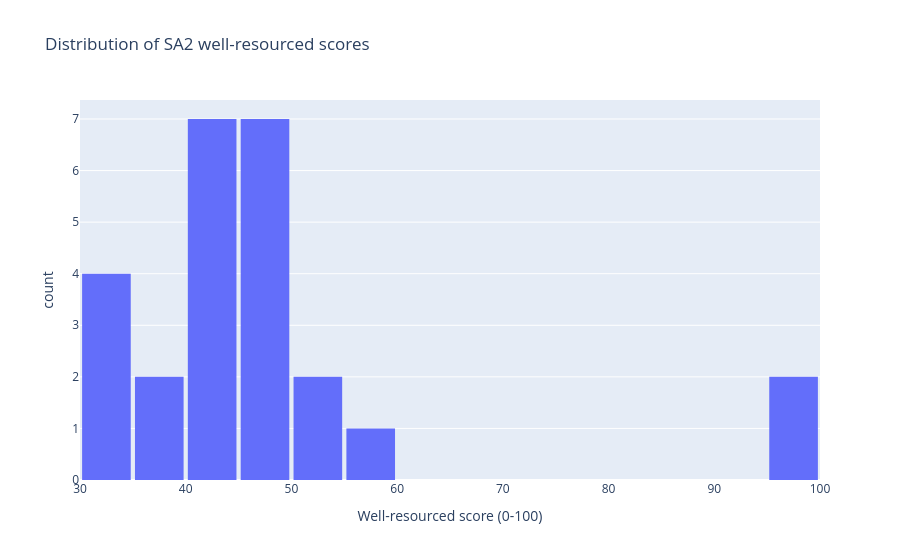

The notebook cell saved with this chart:
### Markdown cell above
### Score Distribution

This histogram shows the distribution of well-resourced scores across SA2s in Sydney - City and Inner South. The x-axis is `score_100`, from 0 to 100. The y-axis is the number of SA2s in each score range.

The distribution is uneven rather than flat. Most SA2s sit in the low-to-middle or middle score range, while a small number of SA2s are much higher than the rest. This suggests that POIs are not evenly distributed inside this SA4. A few areas have unusually high POI counts, which pushes their z-scores and sigmoid scores up.

### Code cell
build_score_histogram(scores, nbins=settings.charts.score_histogram_nbins).show() # Plotly histogram of score_100 distribution

### Figure 1 — Plotly figure (JSON) as saved in the notebook; plotly's stock layout.template omitted (floating-point values rounded to 4 significant figures)
{"data": [{"bingroup": "x", "hovertemplate": "Well-resourced score (0-100)=%{x}<br>count=%{y}<extra></extra>", "legendgroup": "", "marker": {"color": "#636efa", "pattern": {"shape": ""}}, "name": "", "nbinsx": 20, "orientation": "v", "showlegend": false, "type": "histogram", "x": [31.1, 40.22, 47.89, 33.0, 44.18, 40.22, 47.27, 47.27, 43.26, 46.34, 42.64, 57.5, 50.07, 49.14, 51.32, 42.34, 43.26, 36.39, 47.89, 97.26, 95.01, 46.34, 34.68, 35.82, 33.0], "xaxis": "x", "yaxis": "y"}], "layout": {"bargap": 0.08, "barmode": "relative", "legend": {"tracegroupgap": 0}, "title": {"text": "Distribution of SA2 well-resourced scores"}, "xaxis": {"anchor": "y", "domain": [0, 1], "title": {"text": "Well-resourced score (0-100)"}}, "yaxis": {"anchor": "x", "domain": [0, 1], "title": {"text": "count"}}}}
